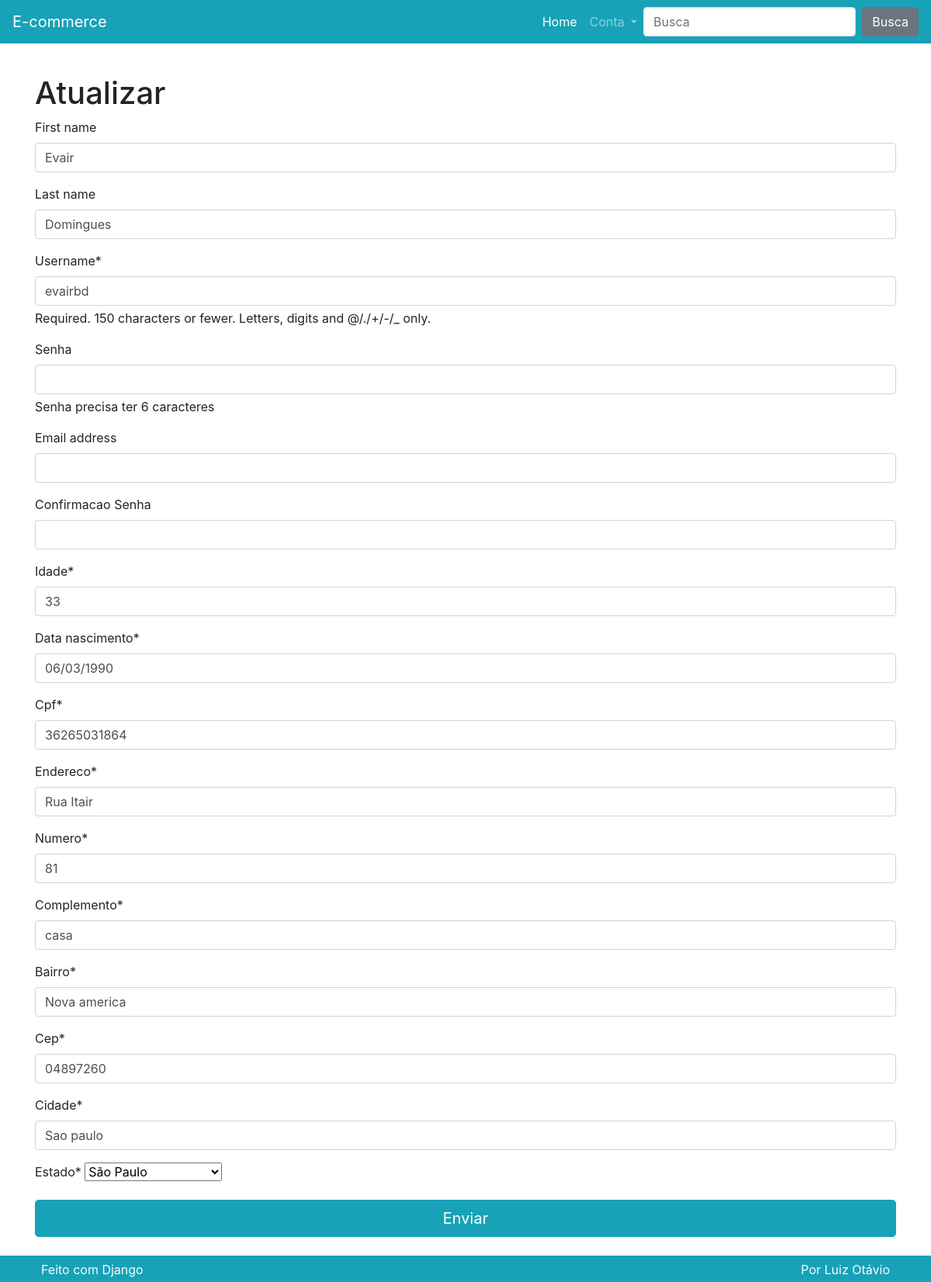
The app's page /perfil/ (signed in), older data.
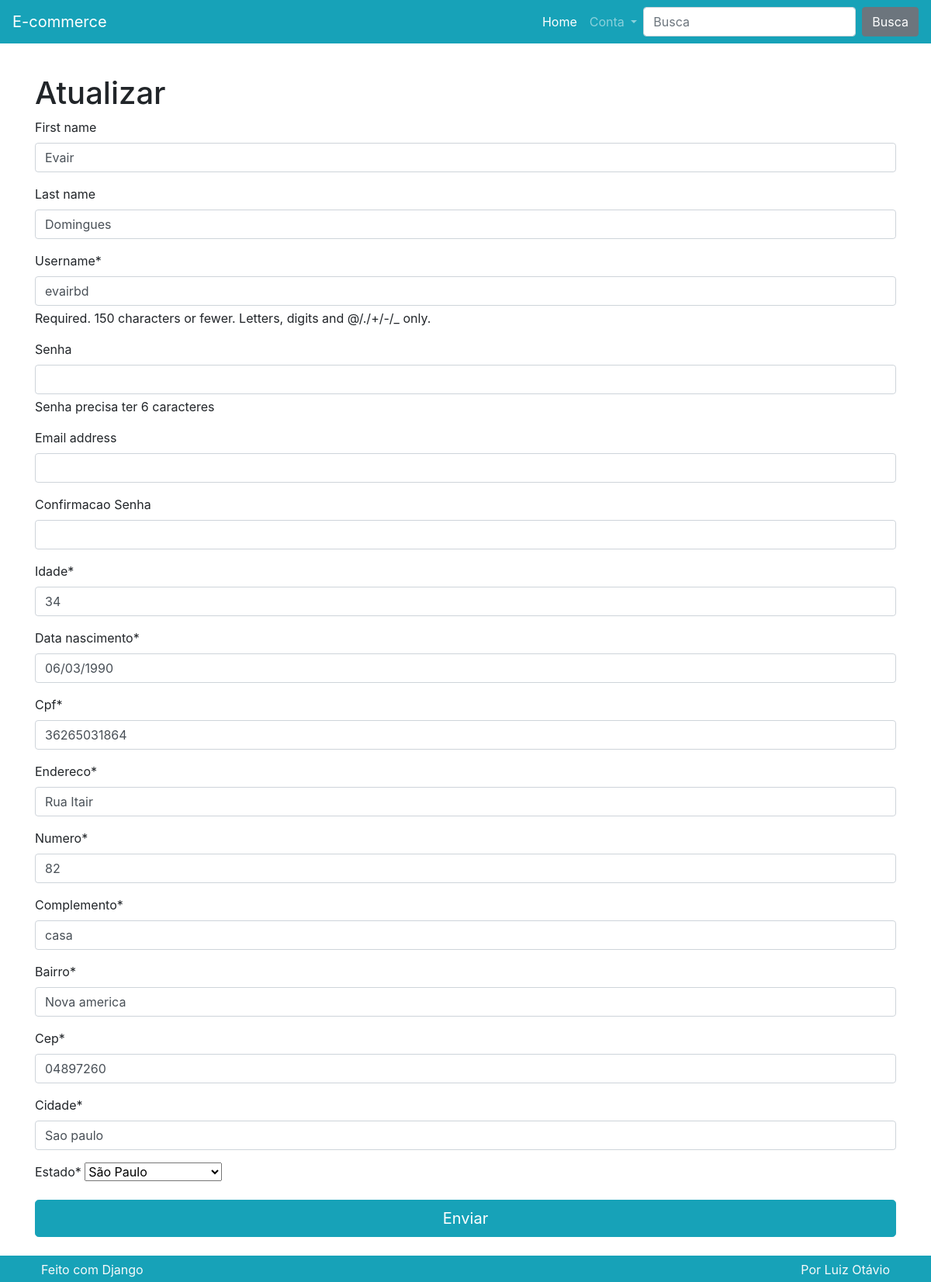
The same page, newer data.
### perfil/models.py (models this page shows, shortened)
class Perfil(models.Model):
    usuario = models.OneToOneField(User, on_delete=models.CASCADE)
    idade =models.PositiveIntegerField()
    data_nascimento = models.DateField()
    cpf = models.CharField(max_length=11)
    endereco = models.CharField(max_length=50)
    numero = models.CharField(max_length=5)
    complemento = models.CharField(max_length=30)
    bairro = models.CharField(max_length=30)
    cep = models.CharField(max_length=11)
    cidade = models.CharField(max_length=30)
    estado = models.CharField(
        max_length = 2,
        default = 'SP',
        choices = (
            ('AC', 'Acre'),
            ('AL', 'Alagoas'),
            ('AP', 'Amapá'),
            ('AM', 'Amazonas'),
            ('BA', 'Bahia'),
            ('CE', 'Ceará'),
            ('DF', 'Distrito Federal'),
            ('ES', 'Espírito Santo'),
            ('GO', 'Goiás'),
            ('MA', 'Maranhão'),
            ('MT', 'Mato Grosso'),
            ('MS', 'Mato Grosso do Sul'),
            ('MG', 'Minas Gerais'),
            ('PA', 'Pará'),
            ('PB', 'Paraíba'),
            ('PR', 'Paraná'),
            ('PE', 'Pernambuco'),
            ('PI', 'Piauí'),
            ('RJ', 'Rio de Janeiro'),
            ('RN', 'Rio Grande do Norte'),
            ('RS', 'Rio Grande do Sul'),
            ('RO', 'Rondônia'),
            ('RR', 'Roraima'),
            ('SC', 'Santa Catarina'),
            ('SP', 'São Paulo'),
            ('SE', 'Sergipe'),
            ('TO', 'Tocantins'),
        )
    )
    class Meta:
        verbose_name = 'Perfil'
        verbose_name_plural = 'Perfis'

### perfil/views.py (the view)
# urls.py: path('', views.Criar.as_view(), name='criar'),
class Criar(BasePerfil):
    def post(self, *args, **kwargs):
        if not self.userform.is_valid() or not self.perfilform.is_valid():
            messages.error(
                self.request,
                'Verifique se todos campos foram preenchidos corretamente.'
            )
            return self.renderizar
        username = self.userform.cleaned_data.get('username')
        password = self.userform.cleaned_data.get('password')
        email = self.userform.cleaned_data.get('email')
        first_name = self.userform.cleaned_data.get('first_name')
        last_name = self.userform.cleaned_data.get('last_name')
        if self.request.user.is_authenticated:
            usuario = get_object_or_404(
                User, username=self.request.user.username)
            usuario.username = username
            if password:
                usuario.set_password(password)
            usuario.email = email
            usuario.first_name = first_name
            usuario.last_name = last_name
            usuario.save()
            if not self.perfil:
                self.perfilform.cleaned_data['usuario'] = usuario
                perfil = models.Perfil(**self.perfilform.cleaed_data)
                perfil.save()
            else:
                perfil = self.perfilform.save(commit=False)
                perfil.usuario = usuario
                perfil.save()
        else:
            usuario = self.userform.save(commit=False)
            usuario.set_password(password)
            usuario.save()
            perfil = self.perfilform.save(commit=False)
            perfil.usuario = usuario
            perfil.save()
        self.request.session['carrinho'] = self.carrinho
        self.request.session.save()
        if password:
            autentica = authenticate(
                self.request, username=usuario, password=password
            )
            if autentica:
                login(self.request, user=usuario)
        self.request.session['carrinho'] = self.carrinho
        self.request.session.save()
        messages.success(
            self.request,
            'Seu cadastro foi criado ou atualizado com sucesso'
        )
        return redirect('perfil:criar')
        return self.renderizar

### perfil/forms.py (shortened to what this page needs)
class UserForm(forms.ModelForm):
    password = forms.CharField(
        required=False, widget=forms.PasswordInput()  , label='Senha', help_text='Senha precisa ter 6 caracteres'
    )
    password2 = forms.CharField(
        required=False, widget=forms.PasswordInput()  , label='Confirmacao Senha'
    )
    def __init__(self, usuario=None, *args, **kwargs):
        super().__init__(*args, **kwargs)
        self.usuario = usuario
    class Meta:
        model = models.User
        fields = ('first_name', 'last_name', 'username','password', 'email',
                  'password2')

class PerfilForm(forms.ModelForm):
    class Meta:
        model = models.Perfil
        fields = '__all__'
        exclude = ('usuario',)

### perfil/views.py (called while the page is built)
    def get(self, *args, **kwargs):
        return self.renderizar

### perfil/templates/perfil/atualizar.html (shortened to what this page needs)
{% extends "perfil/criar.html" %}
{% block titulocadastro %}
    <h1>Atualizar</h1>
{% endblock %}

### perfil/templates/perfil/criar.html (shortened to what this page needs)
{% extends "base.html" %}
{% load crispy_forms_tags %}
{% block conteudo %}
    <div class="row">
        <div class="col-lg mt-3">
            {% block titulocadastro %}{% endblock %}
            <form method='POST' action="">
                {{ userform | crispy }}
                {{ perfilform | crispy }}
                <div class="row">
                    <div class="col">
                        <button type='submit' class="btn btn-primary btn-block btn-lg">
                            Enviar
                        </button>
                    </div>
                </div>
            </form>
        </div>
    </div>
{% endblock %}

Row changes from the older to the newer data that the page shows:
changed Perfil "Rua Itair": idade "33" → "34"; numero "81" → "82"
